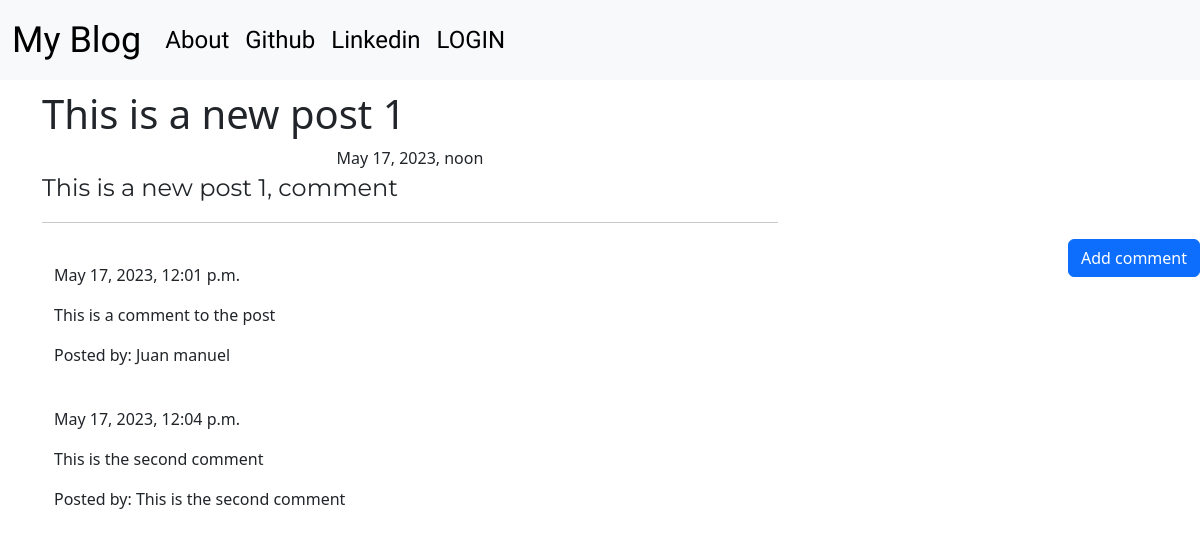
Page /post/6/ on the committed database.
### APP_Tech_blog/models.py (models this page shows, shortened)
class Post(models.Model):
    author = models.ForeignKey('auth.User', on_delete=models.CASCADE)
    title = models.CharField(max_length=200)
    text = models.TextField()
    created_date = models.DateTimeField(default=timezone.now)
    published_date = models.DateTimeField(blank=True, null=True)

class Comment(models.Model):
    post = models.ForeignKey('APP_Tech_blog.Post', related_name='comments', on_delete=models.CASCADE)
    author = models.CharField(max_length=200)
    text = models.TextField()
    created_date = models.DateTimeField(default=timezone.now)
    approved_comment = models.BooleanField(default=False)

### APP_Tech_blog/views.py (the view)
# urls.py: path('post/<int:pk>/', views.PostDetailView.as_view(), name='post_detail'),
class PostDetailView(DetailView):
    model = Post

### APP_Tech_blog/templates/APP_Tech_blog/post_detail.html (shortened to what this page needs)
{% extends 'APP_Tech_blog/base.html' %}
{% block content %}
    <h1 class="posttitle loader">
        {{ post.title }}
    </h1>
    {% if post.published_date %}
        <div class="date postdate">
            {{ post.published_date }}
        </div>
    {% else %}
        <a class="btn btn-primary" href={% url 'post_publish' pk=post.pk %}>Publish</a>
    {% endif %}
    <p class="postcontent">{{ post.text|safe|linebreaksbr }}</p>
    <hr>
    <a class="btn btn-primary btn-comment" href={% url 'add_comment_to_post' pk=post.pk %}>Add comment</a>
    <div class="container">
        {% for comment in post.comments.all %}
            <br>
            {% if user.is_authenticated or comment.approved_comment %}
                {{ comment.created_date }}
                <p>{{ comment.text|safe|linebreaks }}</p>
                <p>Posted by: {{ comment.author }}</p>
            {% endif %}
        {% empty %}
            <p>No comments</p>
        {% endfor %}
    </div>
{% endblock %}

### APP_Tech_blog/static/css/blog.css (style rules this page uses)
.postdate { text-align: center; }
.postcontent { font-family: 'Montserrat'; font-size: 1.5em; }
.btn-comment { position: absolute; right: 0px; }
.loader { filter:hue-rotate(0deg); color: linear-gradient(45deg,#0f8,#08f); animation:hue 10000ms infinite linear; }

### rows in the picture
Post: title "This is a new post 1", published_date "May 17, 2023, noon", text "This is a new post 1, comment"
Comment: created_date "May 17, 2023, 12:01 p.m.", text "This is a comment to the post", author "Juan manuel"
Comment: created_date "May 17, 2023, 12:04 p.m.", text "This is the second comment", author "This is the second comment"
